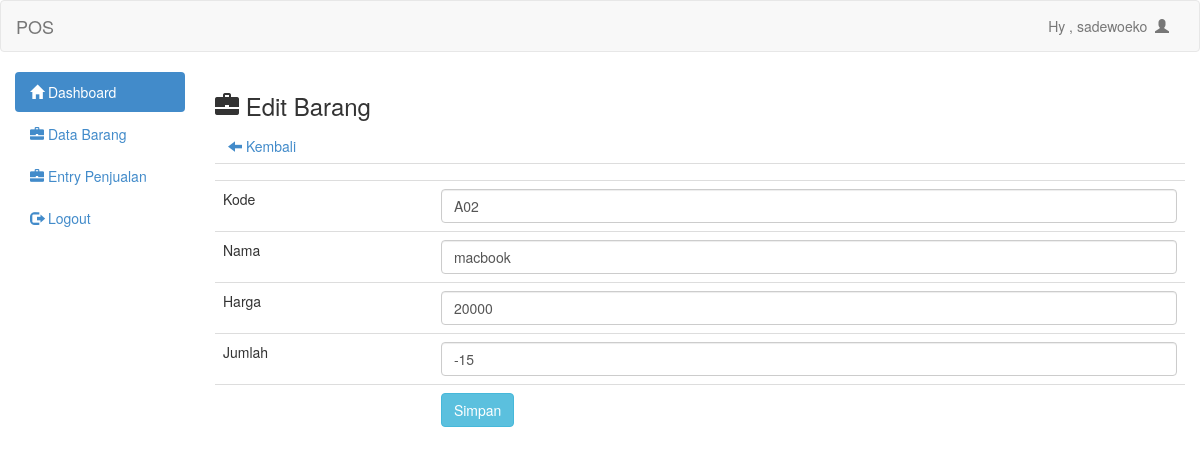
Page /admin/edit.php?id=37 (signed in) on the committed database.
### tables this page shows
CREATE TABLE `barang` (
  `id` int(11) NOT NULL,
  `kode` text NOT NULL,
  `nama` text NOT NULL,
  `harga` int(11) NOT NULL,
  `jumlah` int(11) NOT NULL,
  `sisa` int(11) NOT NULL
);

### admin/edit.php (the view)
<?php
include 'header.php';
?>
<h3><span class="glyphicon glyphicon-briefcase"></span>  Edit Barang</h3>
<a class="btn" href="barang.php"><span class="glyphicon glyphicon-arrow-left"></span>  Kembali</a>
<?php
$id_brg=mysqli_real_escape_string($conn,$_GET['id']);
$det=mysqli_query($conn,"select * from barang where id='$id_brg'")or die(mysqli_error());
while($d=mysqli_fetch_array($det)){
?>
	<form action="update.php" method="post">
		<table class="table">
			<tr>
				<td></td>
				<td><input type="hidden" name="id" value="<?php echo $d['id'] ?>"></td>
			</tr>
			<tr>
				<td>Kode</td>
				<td><input type="text" class="form-control" name="kode" value="<?php echo $d['kode'] ?>"></td>
			</tr>
			<tr>
				<td>Nama</td>
				<td><input type="text" class="form-control" name="nama" value="<?php echo $d['nama'] ?>"></td>
			</tr>
			<tr>
				<td>Harga</td>
				<td><input type="text" class="form-control" name="harga" value="<?php echo $d['harga'] ?>"></td>
			</tr>
			<tr>
				<td>Jumlah</td>
				<td><input type="text" class="form-control" name="jumlah" value="<?php echo $d['jumlah'] ?>"></td>
			</tr>
			<tr>
				<td></td>
				<td><input type="submit" class="btn btn-info" value="Simpan"></td>
			</tr>
		</table>
	</form>
	<?php
}
?>
<?php include 'footer.php'; ?>

### rows in the picture
barang: kode "A02", nama "macbook", harga "20000", jumlah "-15"

### other values in the picture
$_SESSION['uname'] "sadewoeko"
